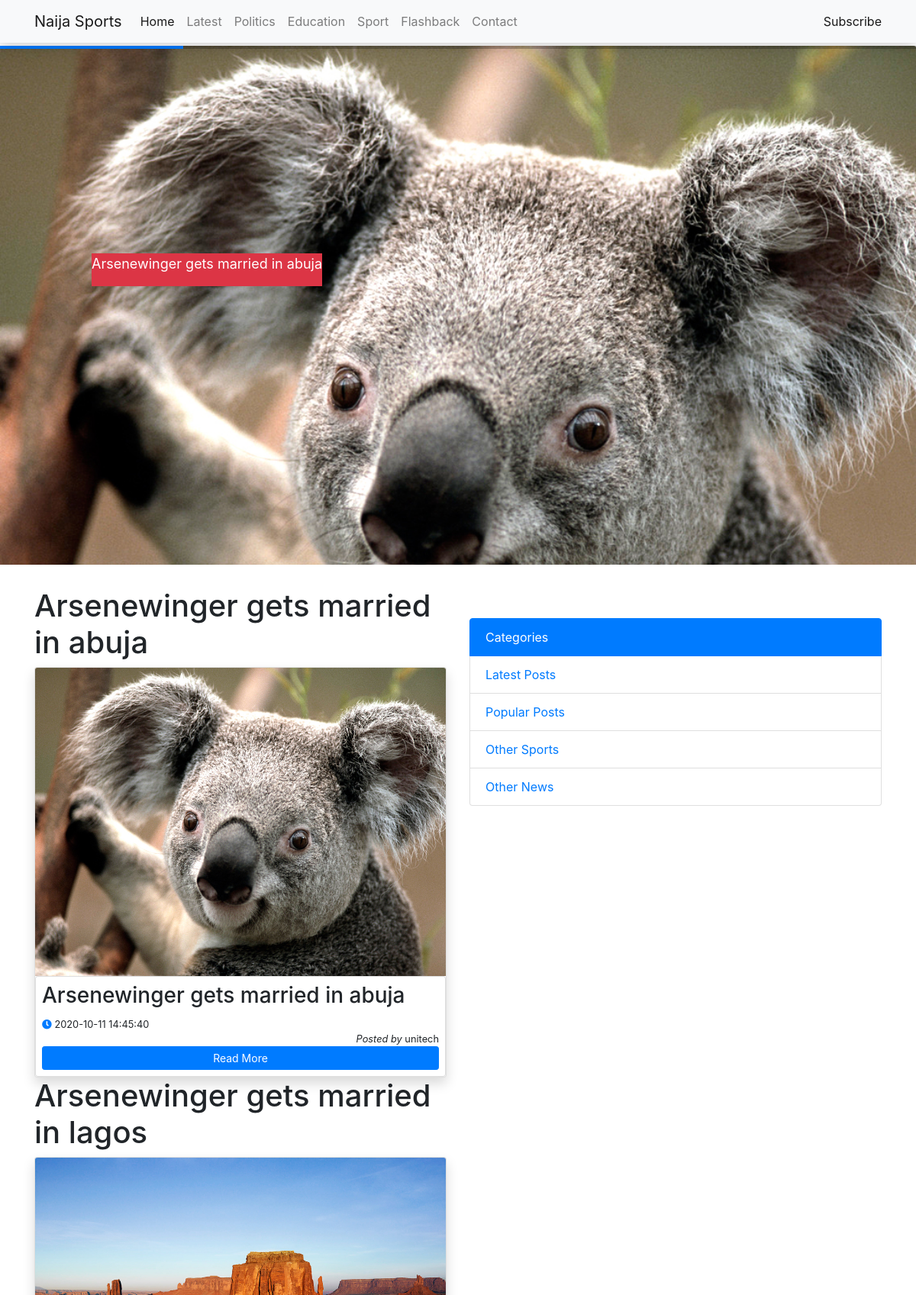
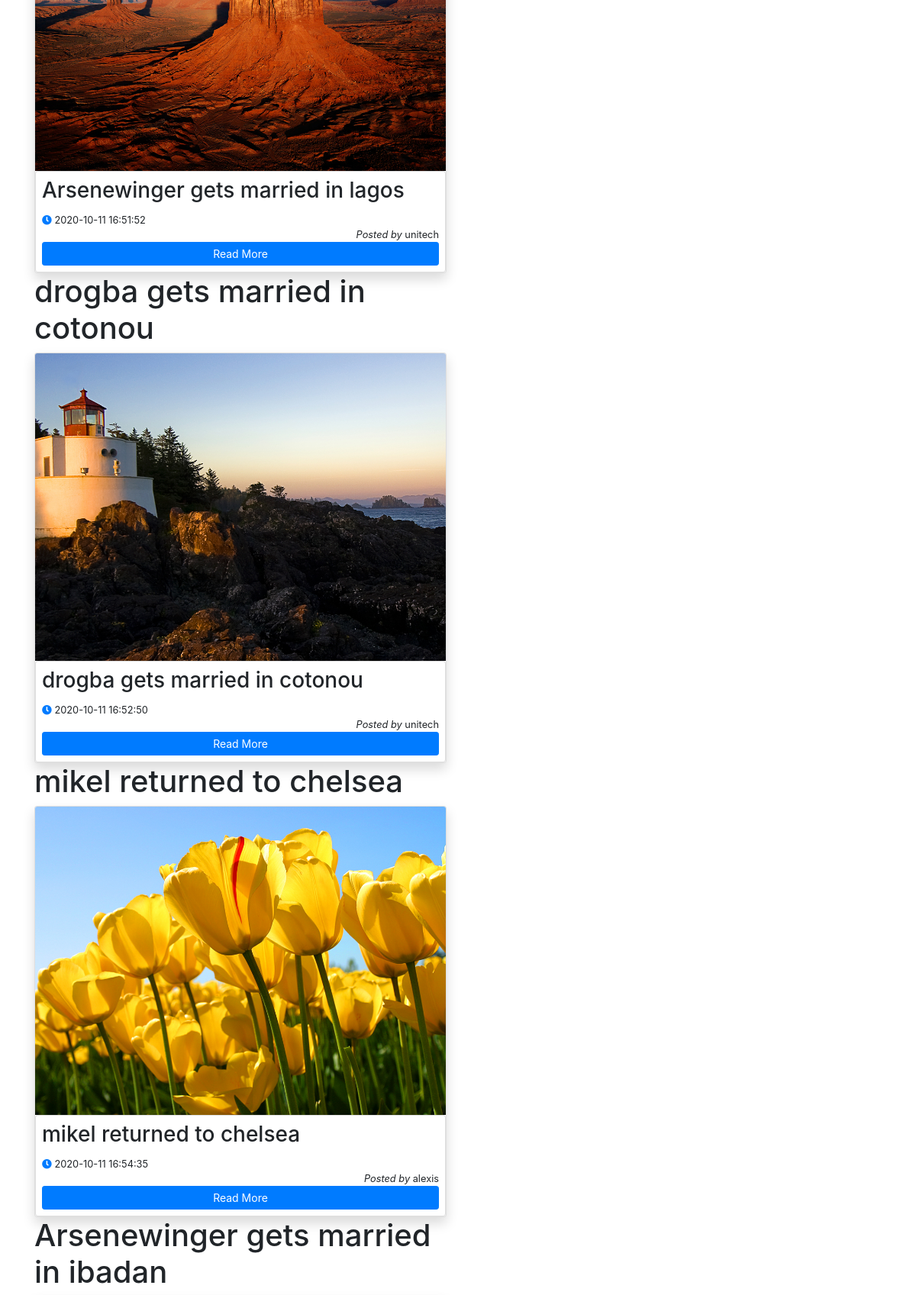
The page /public/latest.php (upper part) on the database its author committed (2 pictures, top to bottom).
### tables this page shows
CREATE TABLE `posts` (
  `id` int(11) NOT NULL,
  `post_title` varchar(500) NOT NULL,
  `post_author` varchar(200) NOT NULL,
  `post_desc` text NOT NULL,
  `image_dir` varchar(500) NOT NULL,
  `post_category` varchar(200) NOT NULL,
  `post_date` timestamp NOT NULL DEFAULT CURRENT_TIMESTAMP ON UPDATE CURRENT_TIMESTAMP,
  `post_tag` varchar(500) NOT NULL,
  `post_content` text NOT NULL
);

### public/latest.php (the view, shortened to what this page needs)
<?php
    require_once '../connection/db.php';
    $query = "SELECT * FROM posts WHERE post_category = ? ORDER BY post_date LIMIT 8";
    $lat_cat = 'latest';
    $stmt = $conn->prepare($query);
    $stmt->bind_param('s',$lat_cat);
    $stmt->execute();
    $latest = $stmt->get_result();
     $query = "SELECT * FROM posts WHERE post_category = ? ORDER BY post_date LIMIT 5";
     $sli_cat = 'latest';
     $stmt = $conn->prepare($query);
     $stmt->bind_param('s',$sli_cat);
     $stmt->execute();
     $sliding = $stmt->get_result();
?>
<!DOCTYPE html>
<html lang="en">
<head>
    <link rel="stylesheet" href="../css/style.css">
    <link rel="stylesheet" href="../css/bootstrap.min.css">
    <link rel="stylesheet" href="../css/all.css">
    <link rel="stylesheet" href="../css/swiper.min.css">
</head>
<body>
                          <?php include '../includes/topbar.php';?>
                        <div class="swiper-container swipe1">
                            <div class="swiper-wrapper">
                                <?php while ($result = $sliding->fetch_assoc()) {
                                    ?>
                            <div class="swiper-slide">
                              <a href="public/viewpost.php?vid=<?php echo $result['id'];?>"><img src="<?= $result['image_dir']?>" alt="sliding image" class="img-fluid card-img-top">
                              <div class="card-title bg-danger ml-4 text-center" id="caption">
                                <p class="text-white"><?php echo $result['post_desc'];?></p>
                            </div></a>
                            </div>
                            <?php }?>
                          </div>
                            <div class="swiper-pagination"></div>
                        </div>
                        <section id="section">
            <div class="container">
                <div class="row">
                    <div class="col-md-6">
                    <?php while ($result = $latest->fetch_assoc()) {?>
                        <h1><?php echo $result['post_title'];?></h1>
                        <div class="card shadow">
                            <div>
                                <img src="<?php echo $result['image_dir'];?>" class="img-fluid card-img-top" alt="post image">
                            </div>
                            <div class="card body p-2">
                                <h3 class="card-title"><?php echo strip_tags($result['post_desc']); ?></h3>
                                    <small class="text-left"><span class="fas fa-clock text-primary "></span> <?php echo $result['post_date'];?></small>
                                    <small class="text-right"><i>Posted by </i><?php echo $result['post_author'];?></small>
                                <a href="public/viewpost.php?vid=<?php echo $result['id'];?>" class="btn btn-primary btn-sm">Read More</a>
                            </div>
                        </div>
                            <?php }?>
                    </div><br>
                    <div class="col-md-6">
                     <div class="list-group" style="margin:40px 0 10px 0;">
                            <a href="#" class="list-group-item active">Categories</a>
                            <a href="latest.php" class="list-group-item">Latest Posts</a>
                            <a href="popular.php" class="list-group-item primary">Popular Posts</a>
                            <a href="othersports.php" class="list-group-item">Other Sports </a>
                            <a href="othernews.php" class="list-group-item">Other News </a>
                    </div>
                 </div>
                </div>
            </div>
        </section>
</body>
</html>

### css/style.css (style rules this page uses)
body { scroll-behavior: smooth; }
.swipe1 { width: 100%; height: 85vh; position: relative; top:-10px; margin-bottom: 20px; margin-left: auto; margin-right: auto; }
.swipe1 .swiper-wrapper { height: 100%; width:100%; }
.swipe1 .swiper-wrapper .swiper-slide { text-align: center; height: 100%; font-size: 18px; }
#caption { position:absolute; left: 8%; top:40%; word-break:break-all !important; }
#caption p { font-size }

### css/all.css (style rules this page uses)
.fa, .fas, .far, .fal, .fad, .fab { -moz-osx-font-smoothing: grayscale; -webkit-font-smoothing: antialiased; display: inline-block; font-style: normal; font-variant: normal; text-rendering: auto; line-height: 1; }
.fa-clock:before { content: "\f017"; }
.fa, .fas { font-family: 'Font Awesome 5 Free'; font-weight: 900; }

### rows shown on the page
posts: image_dir (picture), post_desc "Arsenewinger gets married in abuja", post_title "Arsenewinger gets married in abuja", post_date "2020-10-11 14:45:40", post_author "unitech"
posts: post_title "Arsenewinger gets married in lagos", image_dir (picture), post_desc "Arsenewinger gets married in lagos", post_date "2020-10-11 16:51:52", post_author "unitech"
posts: post_title "drogba gets married in cotonou", image_dir (picture), post_desc "drogba gets married in cotonou", post_date "2020-10-11 16:52:50", post_author "unitech"
posts: post_title "mikel returned to chelsea", image_dir (picture), post_desc "mikel returned to chelsea", post_date "2020-10-11 16:54:35", post_author "alexis"
posts: post_title "Arsenewinger gets married in ibadan"
